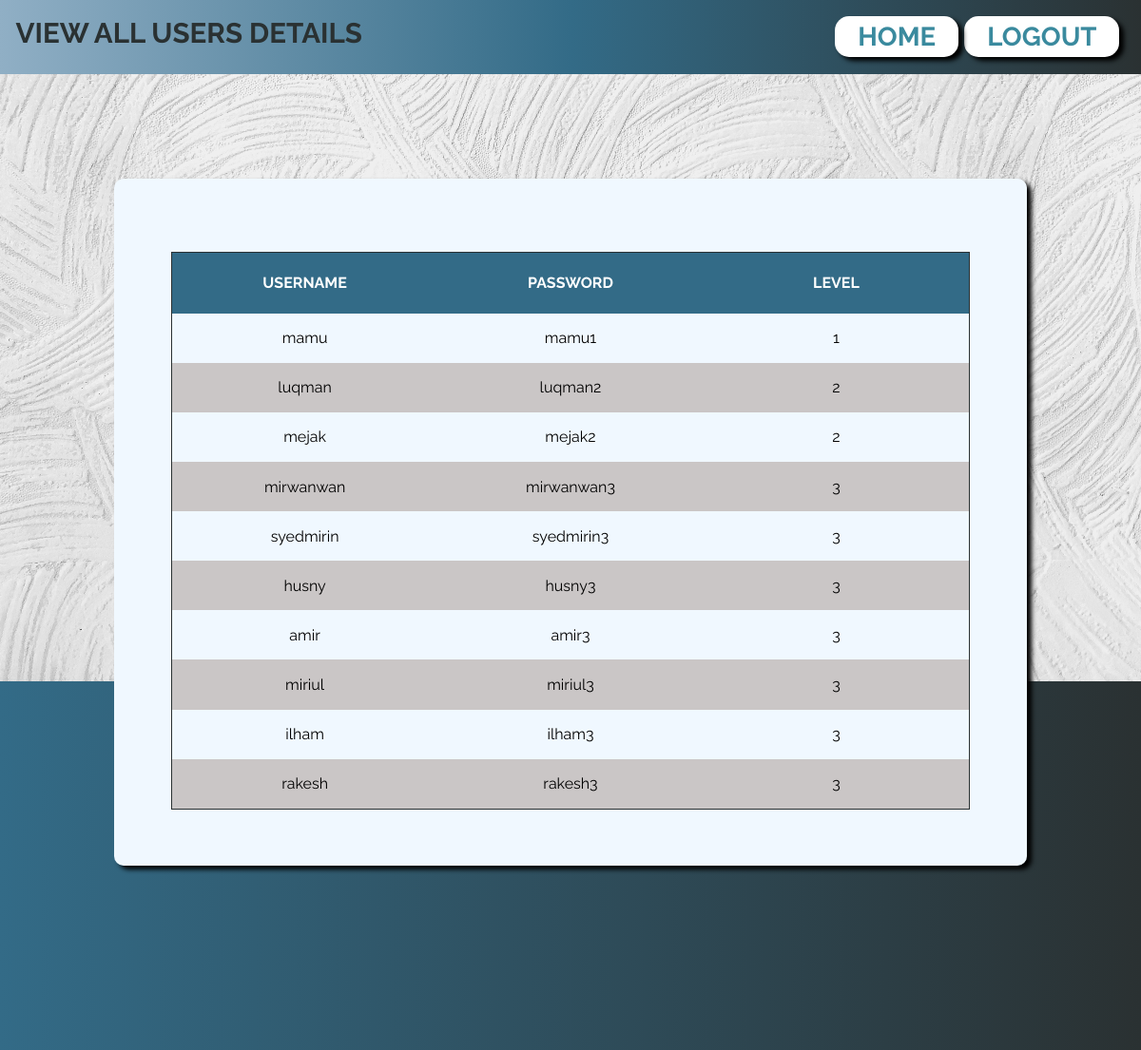
The app's page /View/view_all_user.php (signed in) with its own data.
### tables this page shows
CREATE TABLE `adming` (
  `id` varchar(10) NOT NULL,
  `username` varchar(15) DEFAULT NULL,
  `password` varchar(20) DEFAULT NULL,
  `level` int(1) DEFAULT NULL,
  `name` varchar(30) DEFAULT NULL
);

CREATE TABLE `manager` (
  `id` varchar(10) NOT NULL,
  `username` varchar(15) DEFAULT NULL,
  `password` varchar(20) DEFAULT NULL,
  `level` int(1) DEFAULT NULL,
  `name` varchar(30) DEFAULT NULL
);

CREATE TABLE `student` (
  `id` varchar(10) NOT NULL,
  `username` varchar(15) DEFAULT NULL,
  `password` varchar(20) DEFAULT NULL,
  `level` int(1) DEFAULT NULL,
  `name` varchar(30) DEFAULT NULL,
  `email` varchar(40) DEFAULT NULL,
  `gender` varchar(6) DEFAULT NULL,
  `collegeName` varchar(30) DEFAULT NULL,
  `roomType` varchar(6) DEFAULT NULL,
  `status` varchar(8) DEFAULT NULL
);

### View/view_all_user.php (the view, shortened to what this page needs)
<?php
if ($_SESSION["LEVEL"] == 1) {
?>
<html>
<head><title>Viewing User's Data</title><head>
<link rel="stylesheet" href="../style-main.css">
<body>
	<div class="container-main">
	<div class="header">
    	<ul>
			<li>View All Users Details</li>
			<li style="float:right"><a href="../Start/logout.php" class="btn">LOGOUT</a></li>
			<li style="float:right"><a href="../Start/main.php" class="btn">home</a></li>
	  	</ul>
	</div>
  	<div class="footer"></div>
	<?php
	    require ("../Database/config.php");
	    $sql = "SELECT * FROM Adming";
		$result = mysqli_query($conn, $sql);
		if (mysqli_num_rows($result) > 0) {
	?>
	<div class="view-table">
	<table class="table">
		<tr>
			<th>Username</th>
			<th>Password</th>
        	<th>Level</th>
		</tr>
	<?php
		while($rows = mysqli_fetch_assoc($result)) {
	?>
	    <tr>
			<td><?php echo $rows['username']; ?></td>
			<td><?php echo $rows['password']; ?></td>
            <td><?php echo $rows['level']; ?></td>
		</tr>
	<?php }
		$sql = "SELECT * FROM Manager";
		$result = mysqli_query($conn, $sql);
		while($rows = mysqli_fetch_assoc($result)) {
	?>
		<tr>
			<td><?php echo $rows['username']; ?></td>
			<td><?php echo $rows['password']; ?></td>
			<td><?php echo $rows['level']; ?></td>
		</tr>
	<?php }
		$sql = "SELECT * FROM Student";
		$result = mysqli_query($conn, $sql);
		while($rows = mysqli_fetch_assoc($result)) {
	?>
		<tr>
			<td><?php echo $rows['username']; ?></td>
			<td><?php echo $rows['password']; ?></td>
			<td><?php echo $rows['level']; ?></td>
		</tr>
	<?php }
		} else {
			echo "<h3>There are no records to show</h3>";
			}
	?>
	</table>
 	<?php }
	else {
	echo "<p>Wrong User Level! You are not authorized to view this page</p>";
	echo "<p><a href='../Start/logout.php'>LOGOUT</a></p>";
	}
	?>
	</div>
	</div>
</body>
</html>

### style-main.css (style rules this page uses)
body { margin: 0; min-height: 100vh; text-align: center; }
.container-main { display: grid; grid-template-columns: 0.6fr 1.2fr 1.2fr 1.2fr 1.2fr 0.6fr; grid-template-rows: 0.4fr 2.3fr 1fr 1fr 1fr; grid-auto-flow: row; width: 100%; height: 100%; }
.header { grid-area: 1 / 1 / 2 / 7; background:linear-gradient(to right,#90AFC5,#336B87,#2A3132); }
ul { list-style-type: none; margin: 0.5vh; padding: 1vh; overflow: hidden; color: #2A3132; font-family: 'Raleway', sans-serif; }
li { float: left; font-size: 2.67vh; text-transform: uppercase; font-weight: bold; }
li a { margin-right: 0.5vw; }
.footer { grid-area: 4 / 1 / 6 / 7; background:linear-gradient(to right,#336B87 ,#2A3132 ); }
.btn { box-shadow:5px 4px 5px 0px black; background-color:white; border-radius:15px; display:inline-block; cursor:pointer; color:#3a8a9e; font-size: 2.5vh; padding:0.5vh 2vw; text-decoration:none; text-transform: uppercase; font-family:'Raleway', sans-serif ; }
.view-table { grid-area: 2 / 2 / 5 / 6; background-color: aliceblue; margin-top: 10vh; padding: 2vh 5vw 10vh 5vw; border-radius: 10px; box-shadow:5px 4px 5px 0px black; font-family: 'Raleway', sans-serif; font-size: 3vh; overflow: auto; }
.table { width: 100%; margin-top: 5vh; border-collapse: collapse; table-layout: fixed; border-radius: 20px; border: 1px solid #2A3132; }
.table td { text-align: center; padding: 1.5vh; overflow: auto; }
.table th { background-color:#336B87; color: white; font-weight: bold; padding: 2vh; text-transform: uppercase; }
.table tr:nth-child(odd) { background-color: #cac6c6; }

### records on screen
adming: username "mamu", password "mamu1", level "1"
manager: username "luqman", password "luqman2", level "2"
manager: username "mejak", password "mejak2", level "2"
student: username "mirwanwan", password "mirwanwan3", level "3"
student: username "syedmirin", password "syedmirin3", level "3"
student: username "husny", password "husny3", level "3"
student: username "amir", password "amir3", level "3"
student: username "miriul", password "miriul3", level "3"
student: username "ilham", password "ilham3", level "3"
student: username "rakesh", password "rakesh3", level "3"
